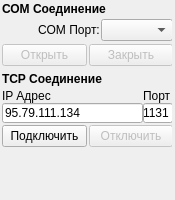
        <widget class="QWidget" name="ConnectionsWidget" native="true">
         <property name="sizePolicy">
          <sizepolicy hsizetype="Expanding" vsizetype="Expanding">
           <horstretch>0</horstretch>
           <verstretch>0</verstretch>
          </sizepolicy>
         </property>
         <property name="minimumSize">
          <size>
           <width>0</width>
           <height>0</height>
          </size>
         </property>
         <property name="maximumSize">
          <size>
           <width>175</width>
           <height>16777215</height>
          </size>
         </property>
         <widget class="QWidget" name="layoutWidget">
          <property name="geometry">
           <rect>
            <x>0</x>
            <y>0</y>
            <width>174</width>
            <height>191</height>
           </rect>
          </property>
          <layout class="QVBoxLayout" name="ConnectionsLayout">
           <property name="spacing">
            <number>0</number>
           </property>
           <item>
            <layout class="QHBoxLayout" name="horizontalLayout_22">
             <item>
              <widget class="QWidget" name="COMWidget" native="true">
               <property name="sizePolicy">
                <sizepolicy hsizetype="Maximum" vsizetype="Preferred">
                 <horstretch>0</horstretch>
                 <verstretch>0</verstretch>
                </sizepolicy>
               </property>
               <property name="minimumSize">
                <size>
                 <width>170</width>
                 <height>70</height>
                </size>
               </property>
               <property name="maximumSize">
                <size>
                 <width>170</width>
                 <height>70</height>
                </size>
               </property>
               <property name="styleSheet">
                <string notr="true"/>
               </property>
               <widget class="QWidget" name="verticalLayoutWidget_2">
                <property name="geometry">
                 <rect>
                  <x>0</x>
                  <y>0</y>
                  <width>171</width>
                  <height>71</height>
                 </rect>
                </property>
                <layout class="QVBoxLayout" name="COMLayout">
                 <property name="spacing">
                  <number>1</number>
                 </property>
                 <item>
                  <widget class="QLabel" name="label_11">
                   <property name="sizePolicy">
                    <sizepolicy hsizetype="Maximum" vsizetype="Maximum">
                     <horstretch>0</horstretch>
                     <verstretch>0</verstretch>
                    </sizepolicy>
                   </property>
                   <property name="font">
                    <font>
                     <weight>75</weight>
                     <bold>true</bold>
                    </font>
                   </property>
                   <property name="text">
                    <string>СОМ Соединение</string>
                   </property>
                  </widget>
                 </item>
                 <item>
                  <layout class="QHBoxLayout" name="horizontalLayout_6">
                   <item>
                    <spacer name="horizontalSpacer">
                     <property name="orientation">
                      <enum>Qt::Horizontal</enum>
                     </property>
                     <property name="sizeHint" stdset="0">
                      <size>
                       <width>40</width>
                       <height>20</height>
                      </size>
                     </property>
                    </spacer>
                   </item>
                   <item>
                    <widget class="QLabel" name="label">
                     <property name="sizePolicy">
                      <sizepolicy hsizetype="Maximum" vsizetype="Maximum">
                       <horstretch>0</horstretch>
                       <verstretch>0</verstretch>
                      </sizepolicy>
                     </property>
                     <property name="text">
                      <string>COM Порт:</string>
                     </property>
                    </widget>
                   </item>
                   <item>
                    <widget class="QComboBox" name="PortNameBox">
                     <property name="sizePolicy">
                      <sizepolicy hsizetype="Maximum" vsizetype="Fixed">
                       <horstretch>0</horstretch>
                       <verstretch>0</verstretch>
                      </sizepolicy>
                     </property>
                    </widget>
                   </item>
                  </layout>
                 </item>
                 <item>
                  <layout class="QHBoxLayout" name="horizontalLayout_7">
                   <property name="spacing">
                    <number>2</number>
                   </property>
                   <item>
                    <widget class="QPushButton" name="COMConnect">
                     <property name="enabled">
                      <bool>false</bool>
                     </property>
                     <property name="sizePolicy">
                      <sizepolicy hsizetype="Minimum" vsizetype="Maximum">
                       <horstretch>0</horstretch>
                       <verstretch>0</verstretch>
                      </sizepolicy>
                     </property>
                     <property name="text">
                      <string>Открыть</string>
                     </property>
                    </widget>
                   </item>
                   <item>
                    <widget class="QPushButton" name="COMDisconnect">
                     <property name="enabled">
                      <bool>false</bool>
                     </property>
                     <property name="sizePolicy">
                      <sizepolicy hsizetype="Minimum" vsizetype="Maximum">
                       <horstretch>0</horstretch>
                       <verstretch>0</verstretch>
                      </sizepolicy>
                     </property>
                     <property name="text">
                      <string>Закрыть</string>
                     </property>
                    </widget>
                   </item>
                  </layout>
                 </item>
                </layout>
               </widget>
              </widget>
             </item>
            </layout>
           </item>
           <item>
            <layout class="QHBoxLayout" name="horizontalLayout_23">
             <property name="spacing">
              <number>0</number>
             </property>
             <item>
              <widget class="QWidget" name="TCPWidget" native="true">
               <property name="sizePolicy">
                <sizepolicy hsizetype="Maximum" vsizetype="MinimumExpanding">
                 <horstretch>0</horstretch>
                 <verstretch>0</verstretch>
                </sizepolicy>
               </property>
               <property name="minimumSize">
                <size>
                 <width>170</width>
                 <height>80</height>
                </size>
               </property>
               <property name="maximumSize">
                <size>
                 <width>170</width>
                 <height>80</height>
                </size>
               </property>
               <property name="styleSheet">
                <string notr="true"/>
               </property>
               <widget class="QWidget" name="verticalLayoutWidget_6">
                <property name="geometry">
                 <rect>
                  <x>0</x>
                  <y>0</y>
                  <width>171</width>
                  <height>81</height>
                 </rect>
                </property>
                <layout class="QVBoxLayout" name="TCPLayout">
                 <property name="spacing">
                  <number>0</number>
                 </property>
                 <item>
                  <widget class="QLabel" name="label_13">
                   <property name="sizePolicy">
                    <sizepolicy hsizetype="Maximum" vsizetype="Maximum">
                     <horstretch>0</horstretch>
                     <verstretch>0</verstretch>
                    </sizepolicy>
                   </property>
                   <property name="font">
                    <font>
                     <weight>75</weight>
                     <bold>true</bold>
                    </font>
                   </property>
                   <property name="text">
                    <string>TCP Соединение</string>
                   </property>
                  </widget>
                 </item>
                 <item>
                  <layout class="QHBoxLayout" name="horizontalLayout_10">
                   <property name="spacing">
                    <number>0</number>
                   </property>
                   <item>
                    <layout class="QVBoxLayout" name="verticalLayout_10">
                     <property name="spacing">
                      <number>0</number>
                     </property>
                     <item>
                      <widget class="QLabel" name="label_14">
                       <property name="sizePolicy">
                        <sizepolicy hsizetype="Minimum" vsizetype="Maximum">
                         <horstretch>0</horstretch>
                         <verstretch>0</verstretch>
                        </sizepolicy>
                       </property>
                       <property name="maximumSize">
                        <size>
                         <width>16777215</width>
                         <height>15</height>
                        </size>
                       </property>
                       <property name="text">
                        <string>IP Адрес</string>
                       </property>
                      </widget>
                     </item>
                     <item>
                      <widget class="QLineEdit" name="IPInput">
                       <property name="sizePolicy">
                        <sizepolicy hsizetype="MinimumExpanding" vsizetype="Maximum">
                         <horstretch>0</horstretch>
                         <verstretch>0</verstretch>
                        </sizepolicy>
                       </property>
                       <property name="maximumSize">
                        <size>
                         <width>16777215</width>
                         <height>20</height>
                        </size>
                       </property>
                       <property name="text">
                        <string>95.79.111.134</string>
                       </property>
                      </widget>
                     </item>
                    </layout>
                   </item>
                   <item>
                    <layout class="QVBoxLayout" name="verticalLayout_11">
                     <property name="spacing">
                      <number>0</number>
                     </property>
                     <item>
                      <widget class="QLabel" name="label_15">
                       <property name="sizePolicy">
                        <sizepolicy hsizetype="Maximum" vsizetype="Maximum">
                         <horstretch>0</horstretch>
                         <verstretch>0</verstretch>
                        </sizepolicy>
                       </property>
                       <property name="maximumSize">
                        <size>
                         <width>16777215</width>
                         <height>15</height>
                        </size>
                       </property>
                       <property name="text">
                        <string>Порт</string>
                       </property>
                      </widget>
                     </item>
                     <item>
                      <widget class="QLineEdit" name="PORTInput">
                       <property name="sizePolicy">
                        <sizepolicy hsizetype="Fixed" vsizetype="Maximum">
                         <horstretch>0</horstretch>
                         <verstretch>0</verstretch>
                        </sizepolicy>
                       </property>
                       <property name="maximumSize">
                        <size>
                         <width>30</width>
                         <height>20</height>
                        </size>
                       </property>
                       <property name="text">
                        <string>1131</string>
                       </property>
                      </widget>
                     </item>
                    </layout>
                   </item>
                  </layout>
                 </item>
                 <item>
                  <layout class="QHBoxLayout" name="horizontalLayout_12">
                   <property name="spacing">
                    <number>2</number>
                   </property>
                   <item>
                    <widget class="QPushButton" name="TCPConnect">
                     <property name="enabled">
                      <bool>true</bool>
                     </property>
                     <property name="text">
                      <string>Подключить</string>
                     </property>
                    </widget>
                   </item>
                   <item>
                    <widget class="QPushButton" name="TCPDisconnect">
                     <property name="enabled">
                      <bool>false</bool>
                     </property>
                     <property name="text">
                      <string>Отключить</string>
                     </property>
                    </widget>
                   </item>
                  </layout>
                 </item>
                </layout>
               </widget>
              </widget>
             </item>
            </layout>
           </item>
           <item>
            <spacer name="verticalSpacer_4">
             <property name="orientation">
              <enum>Qt::Vertical</enum>
             </property>
             <property name="sizeHint" stdset="0">
              <size>
               <width>20</width>
               <height>40</height>
              </size>
             </property>
            </spacer>
           </item>
           <item>
            <spacer name="verticalSpacer_3">
             <property name="orientation">
              <enum>Qt::Vertical</enum>
             </property>
             <property name="sizeHint" stdset="0">
              <size>
               <width>20</width>
               <height>40</height>
              </size>
             </property>
            </spacer>
           </item>
          </layout>
         </widget>
        </widget>
